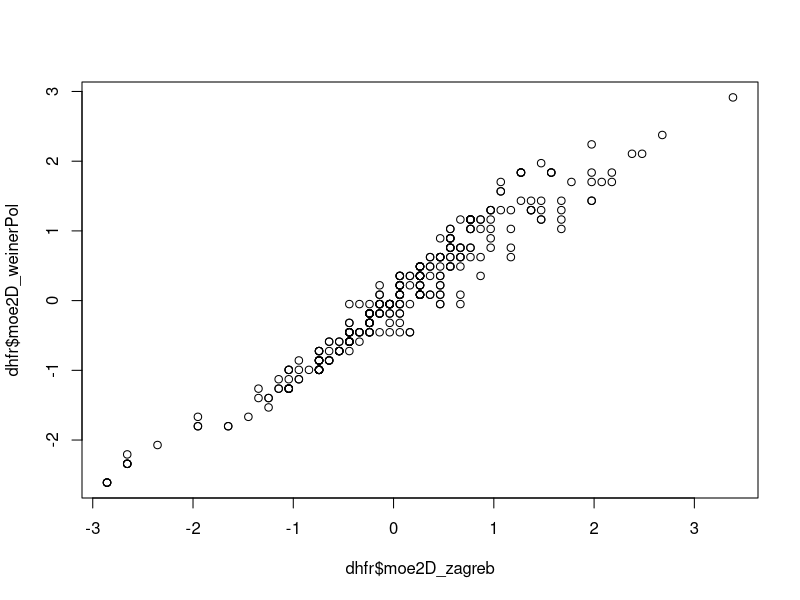
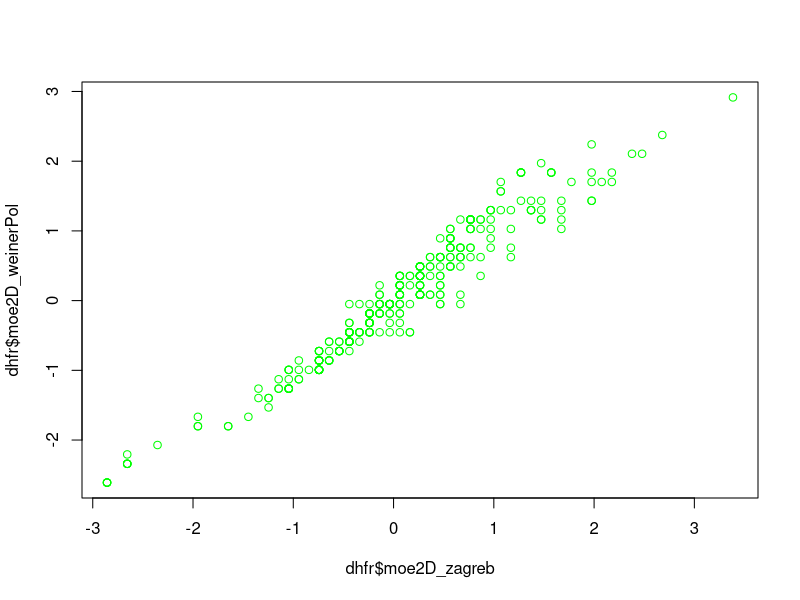
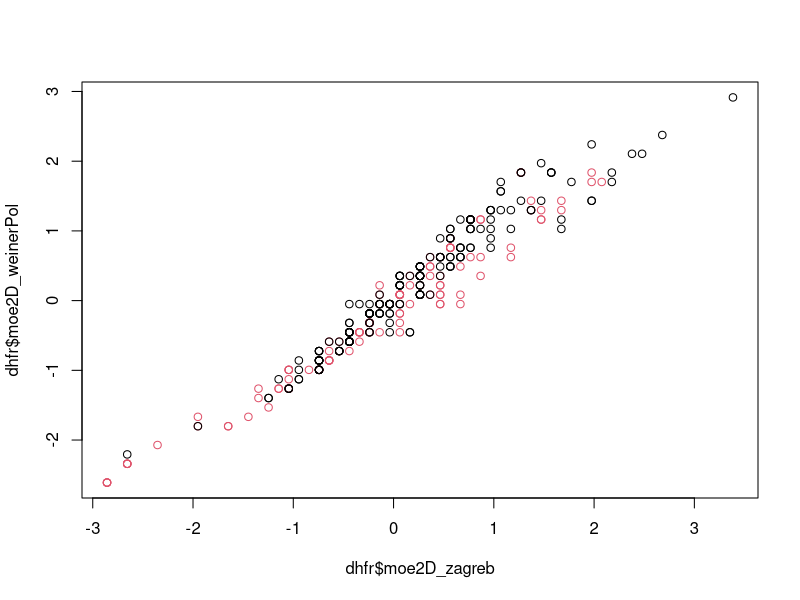
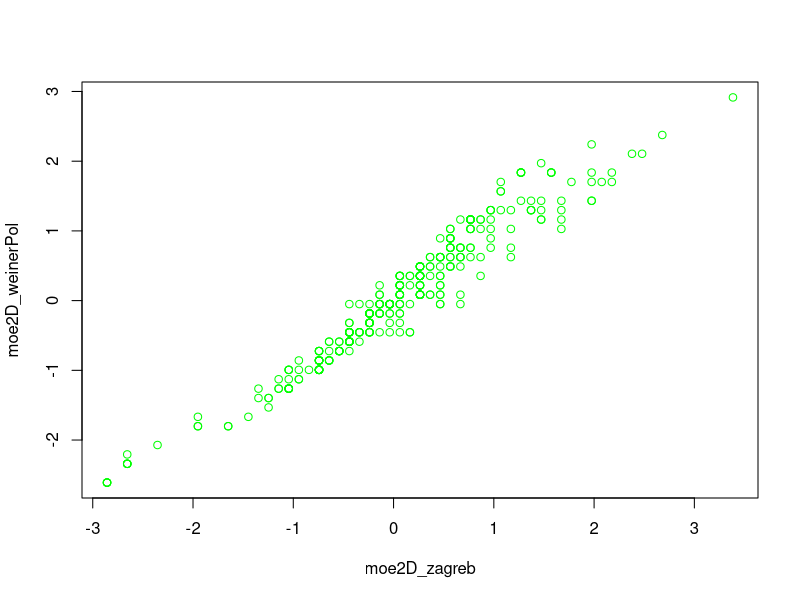
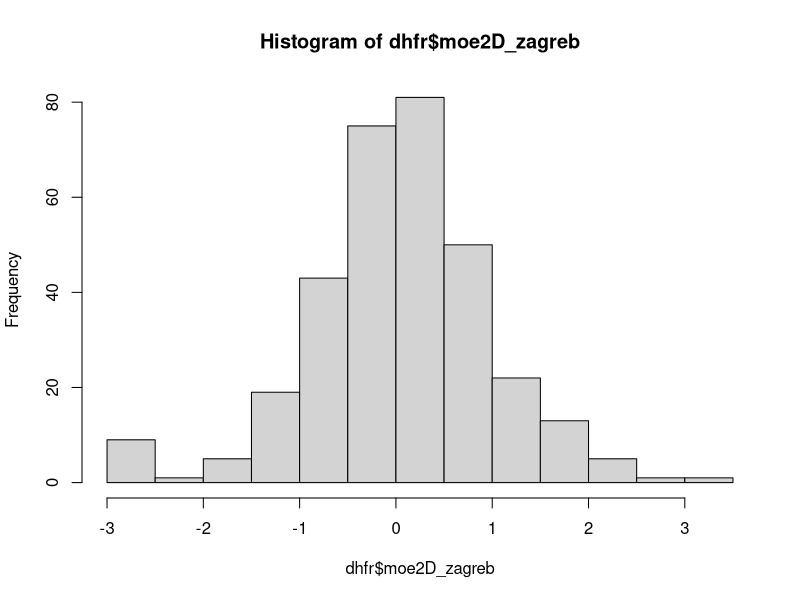
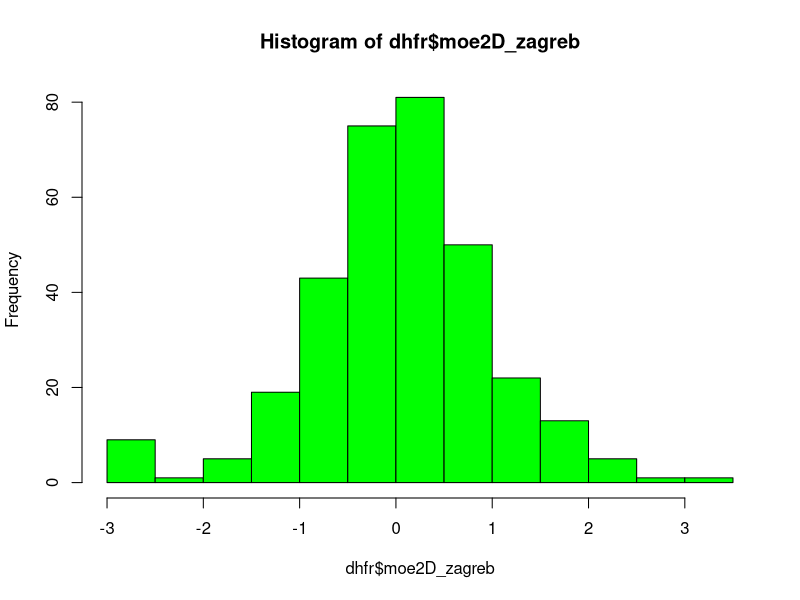
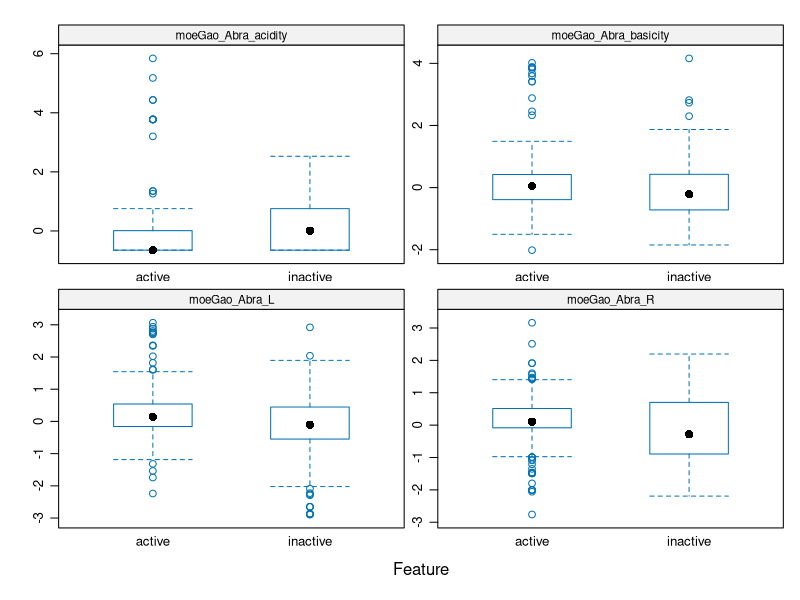

Here is the R script that generated these plots, in order:
#TASK1: EDA and Data Visualization

#loading packages
install.packages("skimr")
library(datasets)
library(skimr)
library(dplyr)
library(tidyverse)
library(caret)

#import data
data(dhfr)
View(dhfr)


#head(), tail()
head(dhfr, 5)
tail(dhfr, 5)

#summary()
summary(dhfr)
summary(dhfr$Y)
skim(dhfr) #to display summary statistics

# Check to see if there are missing data
sum(is.na(dhfr))

#check for duplicates
duplicated(dhfr)

#Group data by Y (biological activity) then perform skim
#sum
dhfr %>%
  dplyr::group_by(Y) %>%
  skim()
#more summaryy, various quartiles and histogram dist.


#Quick Data Visualization

plot(dhfr$moe2D_zagreb, dhfr$moe2D_weinerPol)

plot(dhfr$moe2D_zagreb, dhfr$moe2D_weinerPol, col = "green")     # Makes green circles 

plot(dhfr$moe2D_zagreb, dhfr$moe2D_weinerPol, col = dhfr$Y)    # Color by Y

plot(dhfr$moe2D_zagreb, dhfr$moe2D_weinerPol, col = "green",     # Makes green circles + Adds x and y axis labels
     xlab = "moe2D_zagreb", ylab = "moe2D_weinerPol")

# Histogram
hist(dhfr$moe2D_zagreb)
hist(dhfr$moe2D_zagreb, col = "green")   # Makes red bars


#Feature Plots

featurePlot(x = dhfr[,2:5],
            y = dhfr$Y,
            plot = "box",
            strip=strip.custom(par.strip.text=list(cex=.7)),
            scales = list(x = list(relation="free"), 
                          y = list(relation="free")))
#we see feature importance plot for active vs inactive drug molecule for first columns
#to see if it is more acctive or inactive on each molecular descriptor
